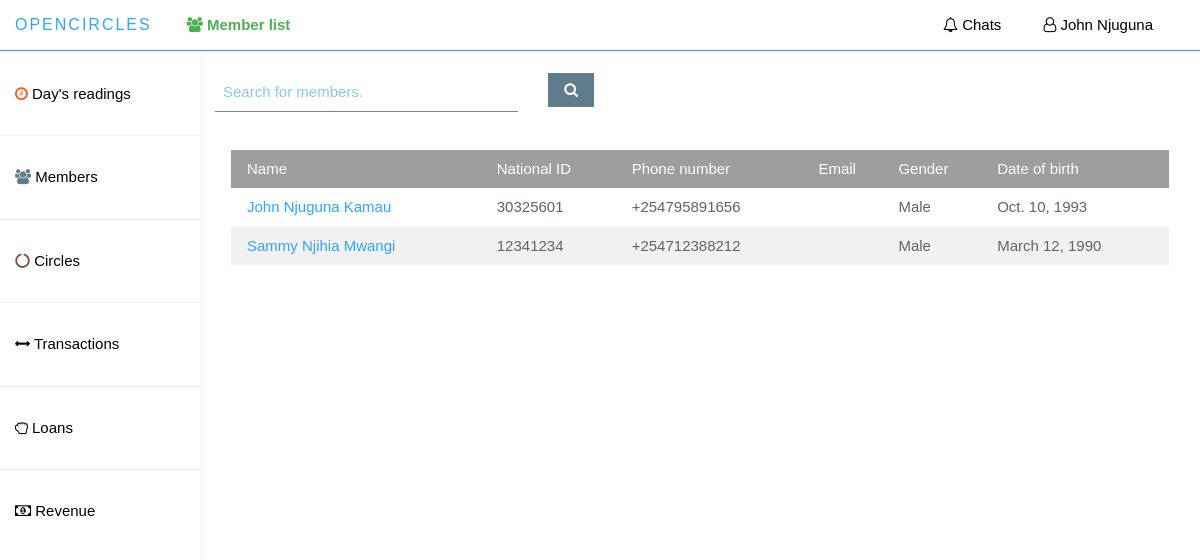
Screenshot of /app_admin/members (signed in) with the database file from the repository.
### member/models.py (models this page shows)
class Member(models.Model):
    user = models.OneToOneField(User,on_delete=models.CASCADE)
    national_id = models.CharField(max_length=20, blank=False, unique=True)
    phone_number = models.CharField(max_length=20, blank=False, unique=True)
    other_name = models.CharField(max_length=20,default="")
    gender = models.CharField(max_length=6, choices=GENDER_CHOICES)
    nationality = models.CharField(max_length=20, blank=True)
    country = models.CharField(max_length=20)
    date_of_birth = models.DateField(null=True)
    passport_image = models.ImageField(upload_to="MEMBER_PROFILE_PICS",null=True,blank=True)
    registered_device = models.TextField(max_length=1000, blank=True)
    currency = models.CharField(max_length=10,default="KES")
    occupation = models.CharField(max_length=100, blank=True)
    time_registered = models.DateTimeField(auto_now_add=True)
    is_validated = models.BooleanField(default = False)
    device_token = models.CharField(max_length=300,default='')
    imei_number = models.CharField(max_length=50,unique=True)
    class Meta:
        db_table = 'Member'

### app_admin/views.py (the view)
@login_required(login_url='app_admin:login_page')
def members_page(request):
    context = {
        'members': members_utils.MemberUtils.get_all_members()
    }
    return render(request, 'app_admin/members.html', context)

### app_admin/members_utils.py (called while the page is built)
    @staticmethod
    def get_all_members():
        return Member.objects.all()

### app_admin/templates/app_admin/members.html (shortened to what this page needs)
{% extends 'app_admin/base_dashboard.html' %}
{% load static %}
{% block current_page %}
    <i class="fa fa-users"></i> Member list
{% endblock %}
{% block main_container %}
     <div class="col-sm-9 col-sm-offset-3 col-lg-10 col-lg-offset-2 main">
        <br>
        <form class="form-horizontal">
          <div class="form-group">
            <div class="col-lg-4 col-md-4 col-sm-4">
              <input type="text"
                class="w3-input w3-text-blue pull-right"
                id="member-search-val"
                name="member_search_val"
                placeholder="Search for members.">
            </div>
            <div class="col-lg-2 col-md-2 col-sm-2">
              <a class="w3-btn w3-blue-gray pull-left" id="btn-search-member">
                <i class="fa fa-search"></i>
              </a>
            </div>
          </div>
        </form>
        <br>
        <div class="w3-container">
            <table class="w3-table w3-striped">
                <thead class="w3-grey w3-text-white">
                    <tr>
                        <td>Name</td>
                        <td>National ID</td>
                        <td>Phone number</td>
                        <td>Email</td>
                        <td>Gender</td>
                        <td>Date of birth</td>
                    </tr>
                </thead>
                <tbody id="members-table">
                    {% for obj in members %}
                        <tr>
                            <td>
                               <a href="{% url 'app_admin:view_member_details' member_id=obj.id %}">
                                {{ obj.user.first_name }} {{ obj.user.last_name }} {{ obj.other_name }}
                               </a>
                            </td>
                            <td>{{ obj.national_id }}</td>
                            <td>{{ obj.phone_number }}</td>
                            <td>{{ obj.email }}</td>
                            <td>{{ obj.gender }}</td>
                            <td>{{ obj.date_of_birth }}</td>
                     </tr>
                    {% endfor %}
                </tbody>
            </table>
        </div>
     </div>
{% endblock %}

### app_admin/templates/app_admin/base_dashboard.html (shortened to what this page needs)
{% load staticfiles %}
{% load humanize %}
<!DOCTYPE html>
<html lang="en">
{% block head %}
  <head>
      <link rel="stylesheet" type="text/css" href="{% static 'app_admin/bootstrap/css/bootstrap.min.css' %}" />
      <link rel="stylesheet" type="text/css" href="{% static 'app_admin/font-awesome/css/font-awesome.min.css' %}" />
      <link rel="stylesheet" type="text/css" href="{% static 'app_admin/w3css/w3.css' %}" />
      <link rel="stylesheet" type="text/css" href="{% static 'app_admin/bootstrapdatetimepicker/bootstrap-datetimepicker.min.css' %}"/>
      <link rel="stylesheet" type="text/css" href="{% static 'app_admin/custom_css/styles.css' %}" >
  </head>
{% endblock %}
{% block body %}
    <body>
    <nav class="navbar navbar navbar-fixed-top w3-white border-bottom-blue" role="navigation">
        <div class="container-fluid">
          <div class="navbar-header">
            <a class="navbar-brand">
              <span>Opencircles</span>
            </a>
            <ul class="user-menu nav-tabs pull-left">
              <li>
                <a class="cursor-pointer w3-text-green">
                    <b>
                        {% block current_page %}{% endblock %}
                    </b>
                </a>
              </li>
            </ul>
            <ul class="user-menu nav-tabs">
              <li>
                <a class="cursor-pointer w3-text-black" href="{% url 'app_admin:chats' %}"><i class="fa fa-bell-o"></i> Chats </a>
              </li>
              <li class="dropdown pull-right">
                <a class="dropdown-toggle w3-text-black cursor-pointer" data-toggle="dropdown">
                  <i class="fa fa-user-o"></i> {{ request.user.first_name }} {{ request.user.last_name }}
                </a>
                </li>
              </ul>
          </div>
        </div>
	</nav>
  <div id="sidebar-collapse" class="col-sm-3 col-lg-2 sidebar">
  <ul class="nav menu">
    <li><br></li>
    <li>
      <a href="{% url 'app_admin:home' %}" class="w3-text-black">
        <i class="fa fa-clock-o w3-text-deep-orange"></i>
         Day's readings
      </a>
    </li>
    <li role="presentation" class="divider"></li>
    <li>
      <a href="{% url 'app_admin:members' %}" class="w3-text-black">
        <i class="fa fa-users w3-text-blue-gray"></i>
         Members
      </a>
    </li>
    <li role="presentation" class="divider"></li>
    <li>
      <a href="{% url 'app_admin:circles_list' %}" class="w3-text-black">
        <i class="fa fa-circle-o-notch w3-text-brown"></i>
         Circles
      </a>
    </li>
    <li role="presentation" class="divider"></li>
    <li class="parent ">
      <a data-toggle="collapse" data-target="#sub-item-1" class="w3-text-black" href="#">
          <i class="fa fa-arrows-h"></i>
            Transactions
      </a>
    </li>
    <li role="presentation" class="divider"></li>
    <li class="parent ">
      <a data-toggle="collapse" data-target="#loans-sub-items" class="w3-text-black" href="#">
          <i class="fa fa-hand-grab-o"></i>
            Loans
      </a>
    </li>
    <li role="presentation" class="divider"></li>
    <li class="parent ">
      <a data-toggle="collapse" data-target="#sub-item-2" class="w3-text-black" href="#">
          <i class="fa fa-money"></i>
            Revenue
      </a>
    </li>
  </ul>
  </div>
    {% block main_container %}{% endblock %}
    </body>
    {% endblock %}
</html>

### app_admin/static/app_admin/w3css/w3.css (style rules this page uses)
*,*:before,*:after { box-sizing:inherit }
html { -ms-text-size-adjust:100%;-webkit-text-size-adjust:100% }
body { margin:0 }
article,aside,details,figcaption,figure,footer,header,main,menu,nav,section,summary { display:block }
a { background-color:transparent;-webkit-text-decoration-skip:objects }
button,input,select,textarea { font:inherit;margin:0 }
button,input { overflow:visible }
html,body { font-family:Verdana,sans-serif;font-size:15px;line-height:1.5 }
html { overflow-x:hidden }
a { color:inherit }
.w3-table,.w3-table-all { border-collapse:collapse;border-spacing:0;width:100%;display:table }
.w3-striped tbody tr:nth-child(even) { background-color:#f1f1f1 }
.w3-table td,.w3-table th,.w3-table-all td,.w3-table-all th { padding:8px 8px;display:table-cell;text-align:left;vertical-align:top }
.w3-table th:first-child,.w3-table td:first-child,.w3-table-all th:first-child,.w3-table-all td:first-child { padding-left:16px }
.w3-btn,.w3-btn-block { border:none;display:inline-block;outline:0;padding:6px 16px;vertical-align:middle;overflow:hidden;text-decoration:none!important;color:#fff;background-color:#000;text-align:center;cursor:pointer;white-space:nowrap }
.w3-btn,.w3-btn-floating,.w3-btn-floating-large,.w3-closenav,.w3-opennav,.w3-btn-block { -webkit-touch-callout:none;-webkit-user-select:none;-khtml-user-select:none;-moz-user-select:none;-ms-user-select:none;user-select:none }
.w3-btn,.w3-btn-floating,.w3-dropnav a,.w3-btn-floating-large,.w3-btn-block, .w3-navbar a,.w3-sidenav a,.w3-pagination li a,.w3-hoverable tbody tr,.w3-hoverable li, .w3-accordion-content a,.w3-dropdown-content a,.w3-dropdown-click:hover,.w3-dropdown-hover:hover,.w3-opennav,.w3-closenav,.w3-closebtn,*[class*="w3-hover-"] { -webkit-transition:background-color .25s,color .15s,box-shadow .25s,opacity 0.25s,filter 0.25s,border 0.15s;transition:background-color .25s,color .15s,box-shadow .15s,opacity .25s,filter .25s,border .15s }
.w3-input { padding:8px;display:block;border:none;border-bottom:1px solid #808080;width:100% }
.w3-container:after,.w3-panel:after,.w3-row:after,.w3-row-padding:after,.w3-topnav:after,.w3-clear:after,.w3-btn-group:before,.w3-btn-group:after,.w3-btn-bar:before,.w3-btn-bar:after { content:"";display:table;clear:both }
.w3-container { padding:0.01em 16px }
.w3-blue-grey,.w3-hover-blue-grey:hover,.w3-blue-gray,.w3-hover-blue-gray:hover { color:#fff!important;background-color:#607d8b!important }
.w3-white,.w3-hover-white:hover { color:#000!important;background-color:#fff!important }
.w3-grey,.w3-hover-grey:hover,.w3-gray,.w3-hover-gray:hover { color:#000!important;background-color:#9e9e9e!important }
.w3-text-blue,.w3-hover-text-blue:hover { color:#2196F3!important }
.w3-text-brown,.w3-hover-text-brown:hover { color:#795548!important }
.w3-text-blue-grey,.w3-hover-text-blue-grey:hover,.w3-text-blue-gray,.w3-hover-text-blue-gray:hover { color:#607d8b!important }
.w3-text-green,.w3-hover-text-green:hover { color:#4CAF50!important }
.w3-text-deep-orange,.w3-hover-text-deep-orange:hover { color:#ff5722!important }
.w3-text-white,.w3-hover-text-white:hover { color:#fff!important }
.w3-text-black,.w3-hover-text-black:hover { color:#000!important }

### app_admin/static/app_admin/custom_css/styles.css (style rules this page uses)
body { top: 90px; margin-bottom: 50px; background: #FFFFFF; padding-top: 50px; color: #5f6468; }
a, a:hover, a:focus { color: #30a5ff; }
.navbar-header .navbar-brand { color: #fff; font-size: 16px; text-transform: uppercase; font-weight: 500; letter-spacing: 2px; }
.navbar-header .navbar-brand span { color: #30a5ff; }
.nav-tabs { background: #e9ecf2; border: 0; }
.nav-tabs li a, .nav-tabs li a:hover, .nav-tabs li.active a, .nav-tabs li.active a:hover { border: 0; padding: 15px 20px; }
.navbar { border: 0; }
.user-menu { display: inline-block; margin-top: 14px; margin-right: 10px; float: right; list-style: none; padding: 0; }
.user-menu a { color: #fff; }
.sidebar { display: block; background-color: #fff; padding: 0; display: none; }
@media (min-width: 768px) { .sidebar { display: block; position: fixed; top: 50px; bottom: 0; left: 0; z-index: 1000; display: block; margin: 0; padding: 0; overflow-x: hidden; overflow-y: auto; background-color: #fff; box-shadow: 1px 0px 10px rgba(0, 0, 0, .05); } }
@media (min-width: 768px) { .navbar-header { width: 100%; } }
.sidebar ul.nav li.divider { border-bottom: 1px solid #eee; margin: 20px 0; }
.nav-tabs { background: #ffffff; }
.border-bottom-blue { border-bottom: 1px solid #22A4E3; }
.cursor-pointer { cursor: pointer; }

### rows the page displays
Member: user.first_name "John", user.last_name "Njuguna", other_name "Kamau", national_id "30325601", phone_number "+254795891656", gender "Male", date_of_birth "Oct. 10, 1993"
Member: user.first_name "Sammy", user.last_name "Njihia", other_name "Mwangi", national_id "12341234", phone_number "+254712388212", gender "Male", date_of_birth "March 12, 1990"

### other values shown
{{ request.user.first_name }} "John"
{{ request.user.last_name }} "Njuguna"
